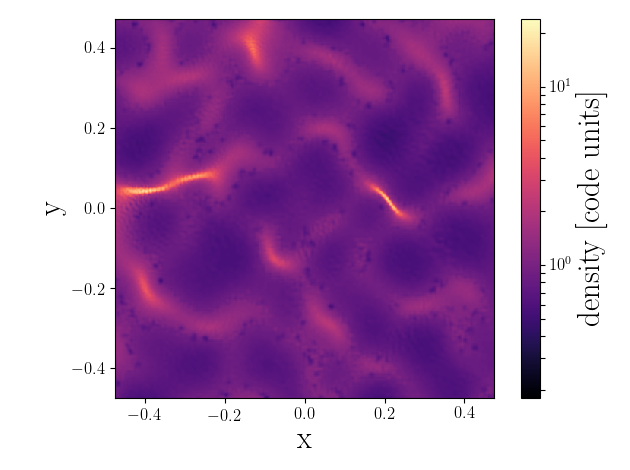

Reproduce this figure in Python.
import numpy as np
import matplotlib as plt
import matplotlib.pyplot as plt
import pynbody as pyn

s = pyn.load("/home/grondjj/Data/RadTransfer/SineTest/ScalingPlot/SineTest_pDens/128^3/sine_128^3.00001")
qty = "rho"
pyn.plot.sph.image(s.g,qty=qty,width=.95,cmap="magma",log=True)
plt.xlabel('x')
plt.ylabel('y')

ax=plt.gca()
im=ax.images
cb=im[-1].colorbar
cb.remove()
plt.draw()

plt.clim(np.min(s.g[qty]),np.max(s.g[qty]))
cbar = plt.colorbar()
cbar.set_ticklabels([-3,-2,-1,0,1])
cbar.set_label(r"density [code units]")

plt.tight_layout()
plt.savefig("sine_rho.pdf")
plt.savefig("sine_rho.png")
#plt.show()
plt.close()
